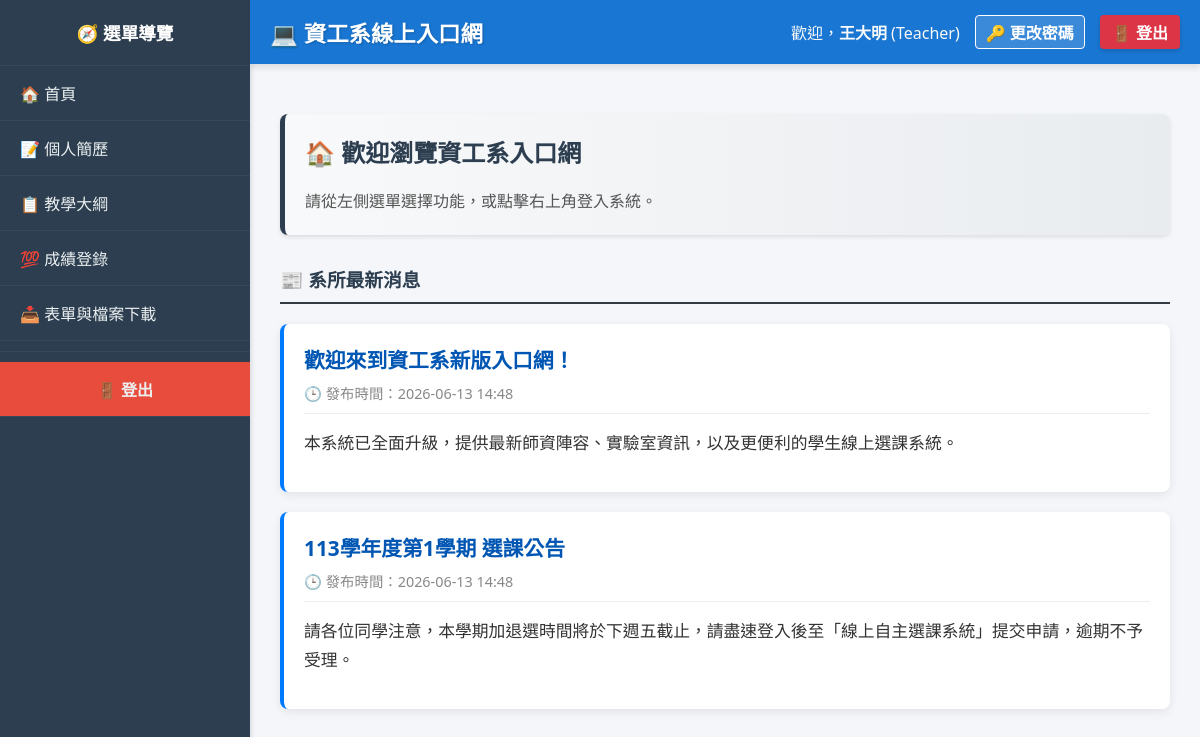
Page /index.php (signed in) on the earlier database version.
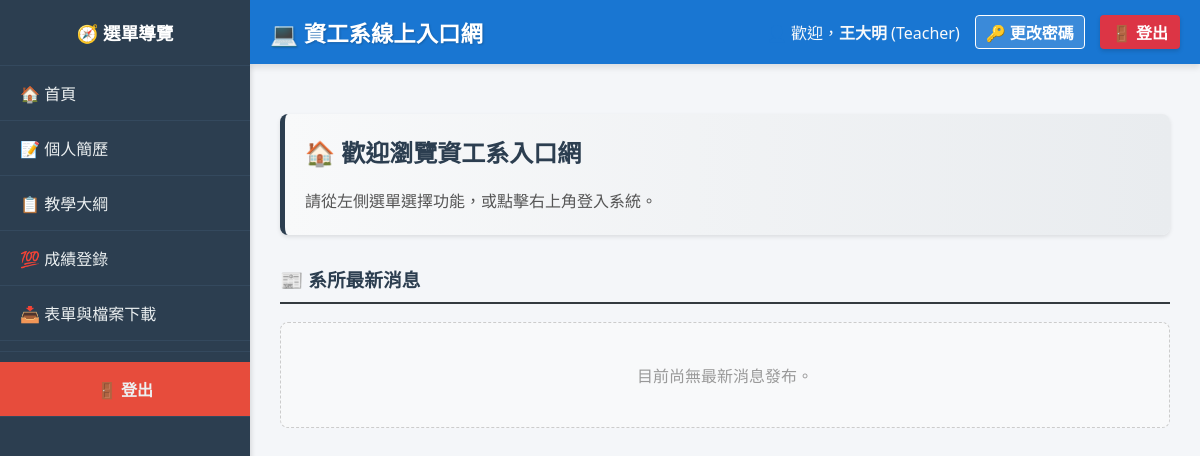
Same page on the later database version.
### tables this page shows
CREATE TABLE News (
    news_id INT AUTO_INCREMENT PRIMARY KEY,
    title VARCHAR(255) NOT NULL,
    content TEXT NOT NULL,
    image_path VARCHAR(255) DEFAULT NULL,
    created_at TIMESTAMP DEFAULT CURRENT_TIMESTAMP
);

### modules/public/home.php (the view, shortened to what this page needs)
<div class="card" style="background: linear-gradient(to right, #f8f9fa, #e9ecef); border-left: 5px solid #2c3e50;">
    <h2 style='color: #2c3e50; margin-top:0;'>🏠 歡迎瀏覽資工系入口網</h2>
    <p style='color: #555; line-height: 1.6; margin-bottom:0;'>請從左側選單選擇功能，或點擊右上角登入系統。</p>
</div>
<div style="margin-top: 30px;">
    <h3 style="color: #2c3e50; border-bottom: 2px solid #343a40; padding-bottom: 10px;">📰 系所最新消息</h3>
    <?php
    $news_list = $conn->query("SELECT * FROM News ORDER BY created_at DESC");
    if ($news_list && $news_list->num_rows > 0) {
        echo "<div style='display:flex; flex-direction:column; gap:20px; margin-top:20px;'>";
        while ($news = $news_list->fetch_assoc()) {
            $date = date('Y-m-d H:i', strtotime($news['created_at']));
            echo "<div class='card' style='margin-bottom:0; box-shadow:0 3px 10px rgba(0,0,0,0.08); border-left: 4px solid #007bff; overflow:hidden;'>";
            echo "<div style='display:flex; justify-content:space-between; align-items:flex-start; margin-bottom:15px; border-bottom:1px solid #eee; padding-bottom:10px;'>";
            echo "<div>";
            echo "<h4 style='margin:0 0 8px 0; color:#0056b3; font-size:1.3em;'>" . htmlspecialchars($news['title']) . "</h4>";
            echo "<span style='color:#888; font-size:0.9em;'>🕒 發布時間：{$date}</span>";
            echo "</div>";
            echo "</div>";
            echo "<div style='line-height:1.7; color:#333; font-size:1.05em; margin-bottom:15px; white-space:pre-wrap;'>" . htmlspecialchars($news['content']) . "</div>";
            echo "</div>";
        }
        echo "</div>";
    } else {
        echo "<div style='background:#f8f9fa; padding:40px; text-align:center; color:#999; border-radius:8px; border:1px dashed #ccc;'>目前尚無最新消息發布。</div>";
    }
    ?>
</div>

Differences in the rows shown:
removed news: title "歡迎來到資工系新版入口網！", created_at "2026-06-13 14:48", content "本系統已全面升級，提供最新師資陣容、實驗室資訊，以及更便利的學生線上選課系統。"
removed news: title "113學年度第1學期 選課公告", created_at "2026-06-13 14:48", content "請各位同學注意，本學期加退選時間將於下週五截止，請盡速登入後至「線上自主選課系統」提交申請，逾期不予受理。"
Other differences:
text now shown: "目前尚無最新消息發布。"
